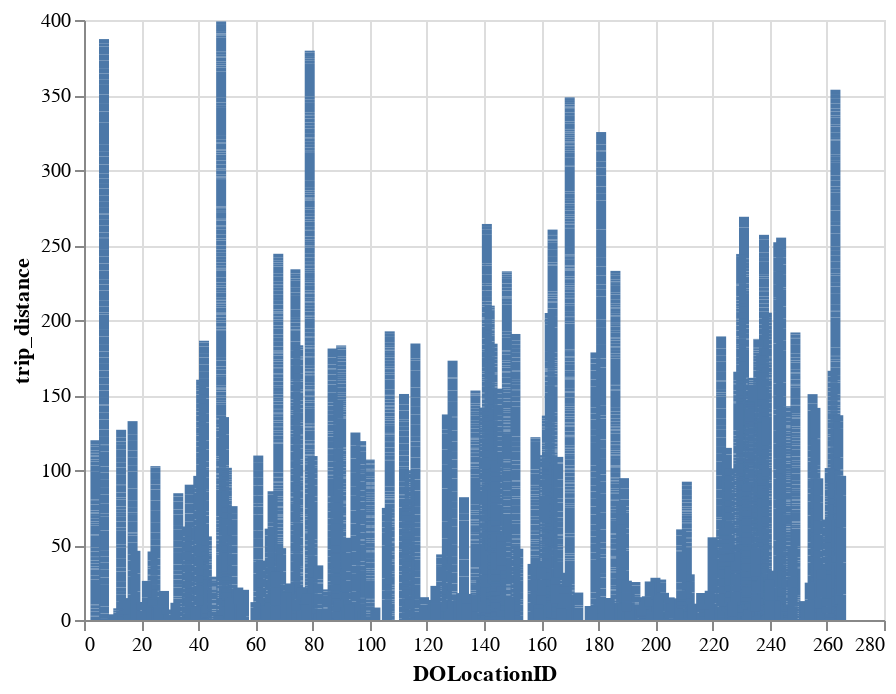

Source (notebook cell):
### Code cell
alt.data_transformers.disable_max_rows()
data = smalls[smalls.trip_distance <= 35]
data = data[['trip_distance','DOLocationID']].copy()
bars = alt.Chart(data).mark_bar().encode(
    alt.Y('trip_distance'),
    alt.X('DOLocationID')
)

bars

### Figure 1 — Vega-Lite specification as saved in the notebook (floating-point values rounded to 4 significant figures; data arrays with more than 128 entries replaced by an {"elided": "..."} marker saying what was removed)
{"config": {"view": {"continuousWidth": 400, "continuousHeight": 300}}, "data": {"name": "data-5786f02bf14efbb648db1315bdbecb98"}, "mark": "bar", "encoding": {"x": {"type": "quantitative", "field": "DOLocationID"}, "y": {"type": "quantitative", "field": "trip_distance"}}, "$schema": "https://vega.github.io/schema/vega-lite/v4.8.1.json", "datasets": {"data-5786f02bf14efbb648db1315bdbecb98": {"elided": "4929 records"}}}
